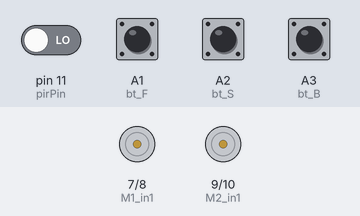
Bench run of a sketch on a simulated Arduino Uno, built with avr-gcc and run on an emulated ATmega328P. Parts: motor-driver pin pairs drawn as motors (green arrow = first pin HIGH = forward, orange = second pin HIGH = backward, longer = more drive, scaled by the enable pin). The test bench sets the inputs (shaded band); at power-on: A1 (bt_F), A2 (bt_S), A3 (bt_B) HIGH, pin 11 (pirPin) LOW.

Above: at 1.2 s.
1.3 s: A1 (bt_F) pulled LOW for 0.15 s
At 2.2 s:
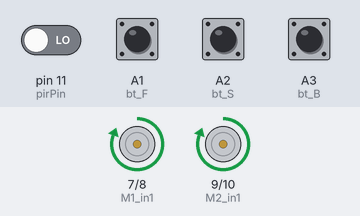
2.9 s: A3 (bt_B) pulled LOW for 0.15 s
At 3.5 s:
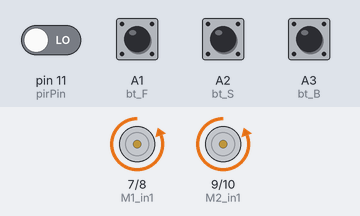
4.5 s: pin 11 (pirPin) driven HIGH
At 4.8 s:
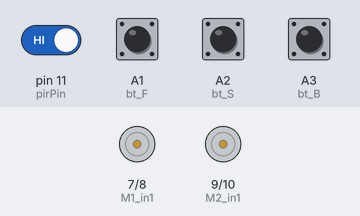
Timing chart, 0 to 7.5 s (numbered marks = the images above; inputs shaded):
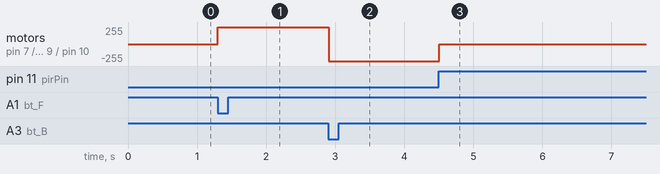

The sketch:

sketch_aug16a.ino
```cpp
#define bt_F A1 // Clockwise Button
#define bt_S A2 // Stop Button
#define bt_B A3 // Anticlockwise Button

#define M1_Ena 5 // Enable1 L298 for PWM
#define M1_in1 7 // In1  L298 for Clockwise
#define M1_in2 8  // In2  L298 for Anticlockwise

#define M2_Ena 6  // Enable2 L298 for PWM
#define M2_in1 9  // In3  L298 for Clockwise
#define M2_in2 10  // In4  L298 for Anticlockwise

int set = 0;
int pirPin = 11; // PIR Sensor output pin

void setup() {
  Serial.begin(9600);

  pinMode(bt_F, INPUT_PULLUP);
  pinMode(bt_S, INPUT_PULLUP);
  pinMode(bt_B, INPUT_PULLUP);

  pinMode(M1_Ena, OUTPUT);
  pinMode(M1_in1, OUTPUT);
  pinMode(M1_in2, OUTPUT);

  pinMode(M2_Ena, OUTPUT);
  pinMode(M2_in1, OUTPUT);
  pinMode(M2_in2, OUTPUT);

  pinMode(pirPin, INPUT); // PIR Sensor


//   // Set default state of motors to "off"
//  digitalWrite(M1_in1, LOW);
//  digitalWrite(M1_in2, LOW);
//  analogWrite(M1_Ena, 255);
//
//  digitalWrite(M2_in1, LOW);
//  digitalWrite(M2_in2, LOW);
//  analogWrite(M2_Ena, 255);
}

void loop() {

  int pirValue = digitalRead(pirPin); // Read PIR sensor value

  if (pirValue == HIGH) {
    set = 0; // Stop motors if object detected by PIR sensor
  }
  else {
    if (digitalRead(bt_F) == 0) {
      set = 1;
    }
    if (digitalRead(bt_S) == 0) {
      set = 0;
    }
    if (digitalRead(bt_B) == 0) {
      set = 2;
    }
  }

  if (set == 0) {
    // stop
    digitalWrite(M1_in1, LOW);
    digitalWrite(M1_in2, LOW);
    analogWrite(M1_Ena, 255);

    digitalWrite(M2_in1, LOW);
    digitalWrite(M2_in2, LOW);
    analogWrite(M2_Ena, 255);
  }
  if (set == 1) {
    // clock
    digitalWrite(M1_in1, HIGH);
    digitalWrite(M1_in2, LOW);
    analogWrite(M1_Ena, 255);

    digitalWrite(M2_in1, HIGH);
    digitalWrite(M2_in2, LOW);
    analogWrite(M2_Ena, 255);
  }
  if (set == 2) {
    // anti-clock
    digitalWrite(M1_in1, LOW);
    digitalWrite(M1_in2, HIGH);
    analogWrite(M1_Ena, 255);

    digitalWrite(M2_in1, LOW);
    digitalWrite(M2_in2, HIGH);
    analogWrite(M2_Ena, 255);
  }

  delay(50);
}
```

Measured:
- after the input at 1.3 s, motor on pin 7 (M1_in1) / pin 8 (M1_in2), motor on pin 9 (M2_in1) / pin 10 (M2_in2): stopped → forward 255/255 at once
- after the input at 2.9 s, motor on pin 7 (M1_in1) / pin 8 (M1_in2), motor on pin 9 (M2_in1) / pin 10 (M2_in2): forward 255/255 → backward 255/255 at once
- after the input at 4.5 s, motor on pin 7 (M1_in1) / pin 8 (M1_in2), motor on pin 9 (M2_in1) / pin 10 (M2_in2): backward 255/255 → stopped at once
